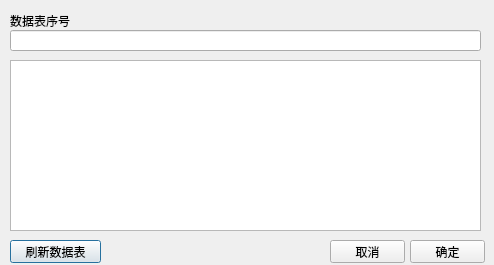
<?xml version="1.0" encoding="UTF-8"?>
<ui version="4.0">
 <class>CMDVarInformation</class>
 <widget class="QDialog" name="CMDVarInformation">
  <property name="geometry">
   <rect>
    <x>0</x>
    <y>0</y>
    <width>494</width>
    <height>265</height>
   </rect>
  </property>
  <property name="windowTitle">
   <string>Dialog</string>
  </property>
  <widget class="QPushButton" name="refreshVarTabButton">
   <property name="geometry">
    <rect>
     <x>10</x>
     <y>240</y>
     <width>91</width>
     <height>23</height>
    </rect>
   </property>
   <property name="text">
    <string>刷新数据表</string>
   </property>
  </widget>
  <widget class="QPushButton" name="okButton">
   <property name="geometry">
    <rect>
     <x>410</x>
     <y>240</y>
     <width>75</width>
     <height>23</height>
    </rect>
   </property>
   <property name="text">
    <string>确定</string>
   </property>
  </widget>
  <widget class="QPushButton" name="cancelButton">
   <property name="geometry">
    <rect>
     <x>330</x>
     <y>240</y>
     <width>75</width>
     <height>23</height>
    </rect>
   </property>
   <property name="text">
    <string>取消</string>
   </property>
  </widget>
  <widget class="QLabel" name="label">
   <property name="geometry">
    <rect>
     <x>10</x>
     <y>10</y>
     <width>471</width>
     <height>21</height>
    </rect>
   </property>
   <property name="text">
    <string>数据表序号</string>
   </property>
  </widget>
  <widget class="QLineEdit" name="dataTabNumberEdit">
   <property name="geometry">
    <rect>
     <x>10</x>
     <y>30</y>
     <width>471</width>
     <height>21</height>
    </rect>
   </property>
  </widget>
  <widget class="QTableWidget" name="tableWidget">
   <property name="geometry">
    <rect>
     <x>10</x>
     <y>60</y>
     <width>471</width>
     <height>171</height>
    </rect>
   </property>
  </widget>
 </widget>
 <resources/>
 <connections/>
</ui>
